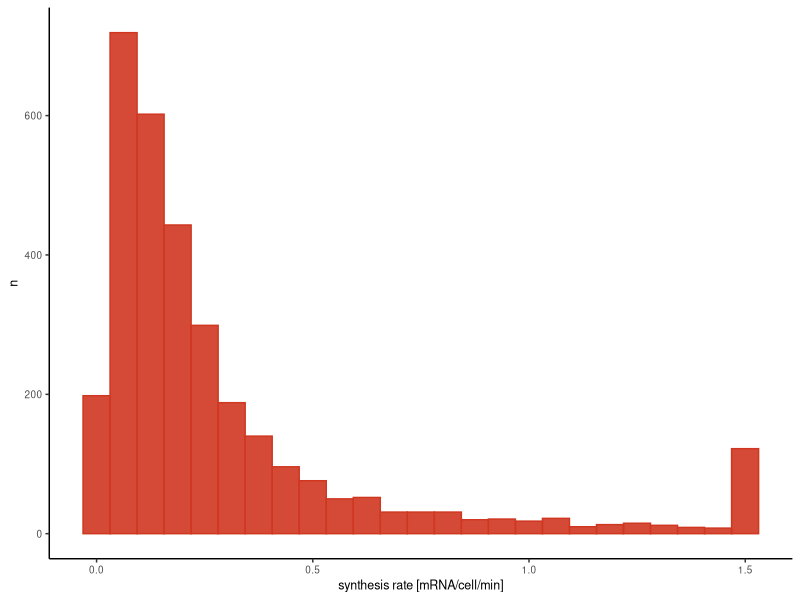

This figure's R source:
rm(list = ls())

library(tidyverse)
library(RColorBrewer)

# upload synthesis rates (crop values above 1.5 for plotting)
# get quartiles
synthesisRates = read.csv("data/synthesisRates.csv") %>% 
  mutate(cropped = ifelse(synthesis_perCell_perMin > 1.5, 1.5, synthesis_perCell_perMin))%>% 
  mutate(quartile = factor(ntile(cropped, 4)))

# plot histogram
p = ggplot(synthesisRates, aes(x = cropped))
p + geom_histogram(bins = 25,color = "#CF3721", fill = "#CF3721", alpha = 0.9) +
  theme_classic() +
  xlab("synthesis rate [mRNA/cell/min]") +
  ylab("n") +
  theme(panel.background = element_rect(fill = "transparent"), # bg of the panel
        plot.background = element_rect(fill = "transparent", color = NA),
        text = element_text(size=9),
        legend.position = "top",
        panel.grid.major = element_blank(), 
        panel.grid.minor = element_blank())
#ggsave("figures/panels/figS3/synthesisRates_hist.pdf", width = 5, height = 4, units = "cm")
